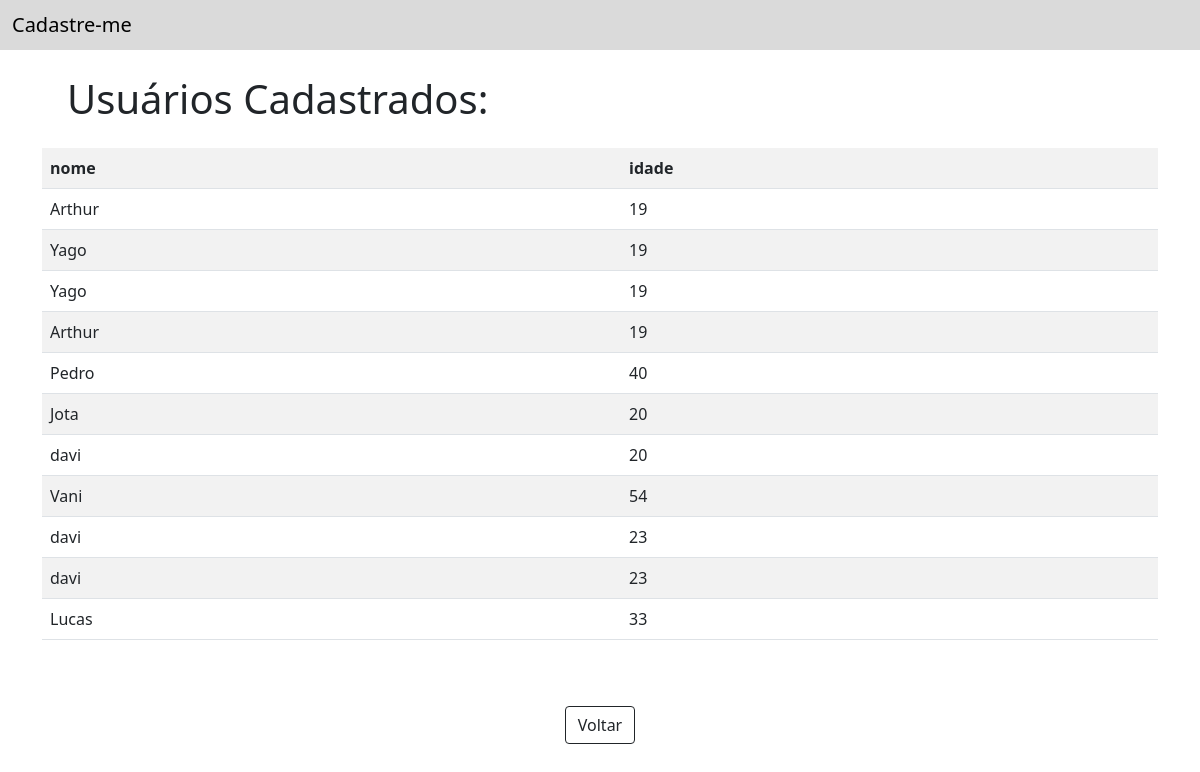
/usuarios/, run on an earlier commit of the app's database.
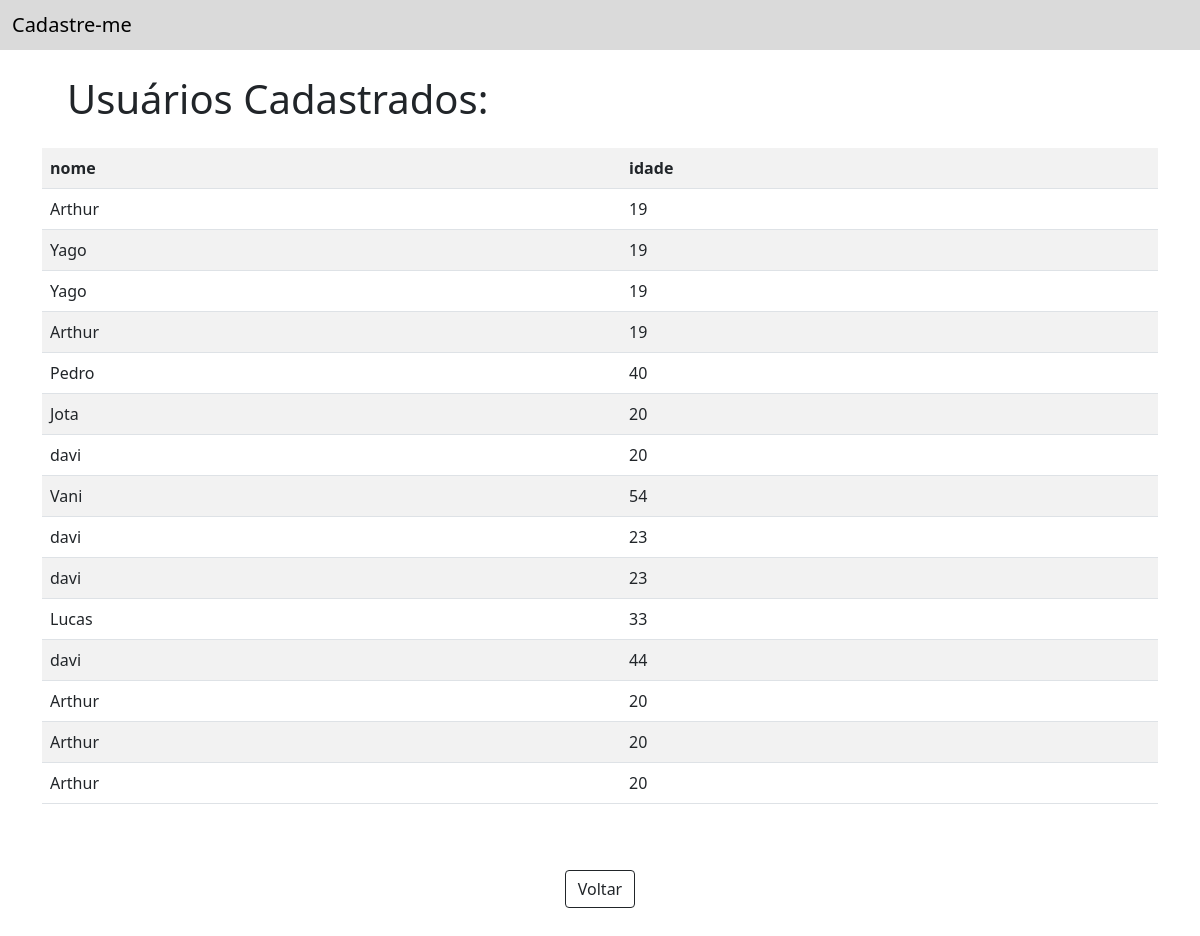
And on a later commit of the database.
### app_cad_usuarios/models.py (models this page shows)
class Usuario(models.Model):
    id_usuarios = models.AutoField(primary_key=True)
    nome = models.TextField(max_length=255)
    idade = models.IntegerField()

### app_cad_usuarios/views.py (the view)
# urls.py: path('usuarios/',views.usuarios,name='listagem_usuarios')
def usuarios(request):
    if request.method == 'POST':
        novo_usuario = Usuario()
        novo_usuario.nome = request.POST.get('nome')
        novo_usuario.idade = request.POST.get('idade')
        if novo_usuario.nome and novo_usuario.idade.isdigit():
            novo_usuario.save()
    usuarios = {
        'usuarios': Usuario.objects.all()
    }
    return render(request, 'usuarios/usuarios.html', usuarios)

### app_cad_usuarios/templates/usuarios/usuarios.html
{% extends 'usuarios/base.html' %}
{% block conteudo %}
<div class="container">
    <h1 style="margin: 25px;">Usuários Cadastrados:</h1>
    <table class="table table-borded table-striped">
        <tr>
            <th>nome</th>
            <th>idade</th>
        </tr>
        {% for usuario in usuarios %}
        <tr>
            <td>{{usuario.nome}}</td>
            <td>{{usuario.idade}}</td>
        </tr>
        {% endfor %}
    </table>
</div>
<div style="text-align: center;" class="container">
    <a href="{% url 'home' %}">
      <tbuton style="margin: 50px;" class="btn btn-outline-dark form-control-sm">Voltar</tbuton>
    </a>
  </div>
{% endblock %}

### app_cad_usuarios/templates/usuarios/base.html (shortened to what this page needs)
<!doctype html>
<html lang="en">
  <head>
    <link href="https://cdn.jsdelivr.net/npm/bootstrap@5.0.2/dist/css/bootstrap.min.css" rel="stylesheet">
  </head>
  <body>
    <nav style="background-color: rgb(218, 218, 218) !important" class="navbar navbar-light bg-light">
        <div class="container-fluid">
          <span class="navbar-brand mb-0 h1"><a style="text-decoration: none;color: black;" href="{% url 'home' %}">Cadastre-me</a></span>
        </div>
    </nav>
      {% block conteudo %}
      {% endblock %}
  </body>
</html>

What changed in the data, as far as the page shows it:
added Usuario: nome "davi", idade "44"
added Usuario: nome "Arthur", idade "20"
added Usuario: nome "Arthur", idade "20"
added Usuario: nome "Arthur", idade "20"
